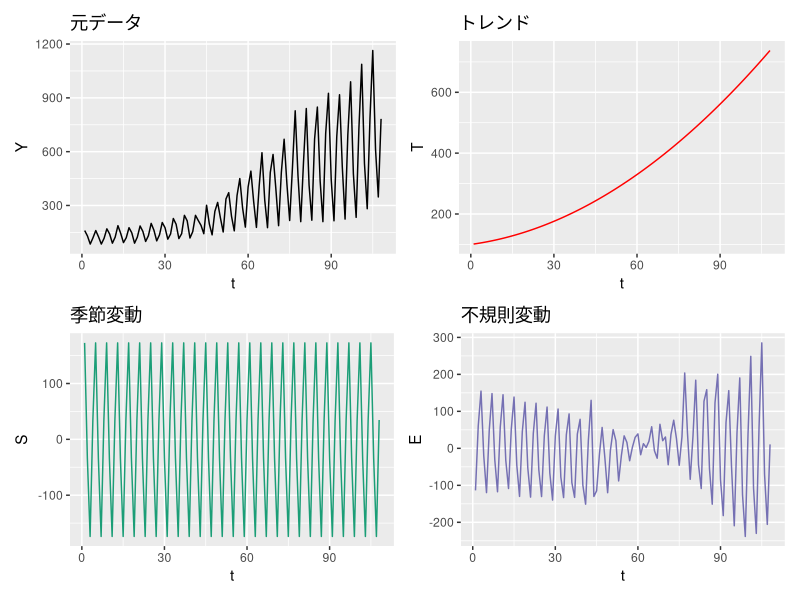

Source code (R):
# 各自のパソコンでは setwd() の設定が必要になる場合があります。
# ただし、local環境と採点サーバーではパスが異なるため、
# setwd() を残したまま提出すると、採点時にエラーになって、0点になります。

# 作業前、メモリーを空にする
rm(list = ls())

library(tidyverse)

# Q1. UKgas を、時点 t と観測値 Y を持つ data.frame に変換
gas <- data.frame(
  t = 1:length(UKgas),
  Y = as.numeric(UKgas)
)

# Q2. 2次の多項式トレンドを推定
reg <- lm(Y ~ t + I(t^2), data = gas)

# Q3. トレンドの予測値を gas$trend として追加
gas$trend <- predict(reg)

# Q4. 四半期ラベル（Q1〜Q4）を gas$quarter として追加
gas$quarter <- factor(
  rep(c("Q1", "Q2", "Q3", "Q4"), times = length(UKgas) / 4),
  levels = c("Q1", "Q2", "Q3", "Q4")
)

# Q5. トレンド除去後の系列について、四半期ごとの平均（季節効果）を求める
seasonal_effect <- gas %>%
  mutate(detrended = Y - trend) %>%
  group_by(quarter) %>%
  summarise(seasonal = mean(detrended))

# Q6. 季節効果を gas に結合し、gas$seasonal を作成
gas <- gas %>%
  left_join(seasonal_effect, by = "quarter")

# Q7. 不規則変動 gas$irregular を作成
gas$irregular <- gas$Y - gas$trend - gas$seasonal

# Q8. 4成分（元データ・トレンド・季節変動・不規則変動）をまとめてプロット
library(patchwork)

p1 <- ggplot(gas, aes(t, Y)) +
  geom_line() +
  labs(title = "元データ", y = "Y")

p2 <- ggplot(gas, aes(t, trend)) +
  geom_line(color = "red") +
  labs(title = "トレンド", y = "T")

p3 <- ggplot(gas, aes(t, seasonal)) +
  geom_line(color = "#1B9E77") +
  labs(title = "季節変動", y = "S")

p4 <- ggplot(gas, aes(t, irregular)) +
  geom_line(color = "#7570B3") +
  labs(title = "不規則変動", y = "E")

plot_decomp <- (p1 | p2) / (p3 | p4)
plot_decomp
